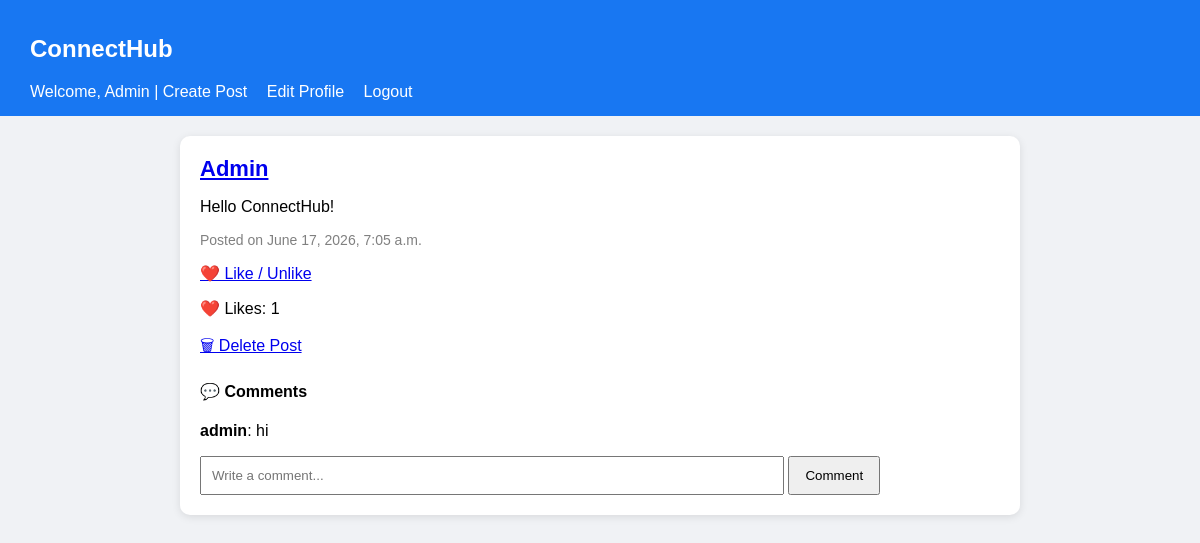
The app's page / (signed in) with its own data.
### socialapp/models.py (models this page shows, shortened)
class Post(models.Model):
    user = models.ForeignKey(User, on_delete=models.CASCADE)
    content = models.TextField()
    image = models.ImageField(
        upload_to='post_images/',
        blank=True,
        null=True
    )
    created_at = models.DateTimeField(auto_now_add=True)

class Comment(models.Model):
    post = models.ForeignKey(
        Post,
        on_delete=models.CASCADE,
        related_name='comments'
    )
    user = models.ForeignKey(User, on_delete=models.CASCADE)
    content = models.TextField()
    created_at = models.DateTimeField(auto_now_add=True)

### socialapp/views.py (the view)
# urls.py: path('', views.home, name='home'),
def home(request):
    posts = Post.objects.all().order_by('-created_at')
    return render(request, 'home.html', {'posts': posts})

### templates/home.html (shortened to what this page needs)
{% load static %}
<!DOCTYPE html>
<html lang="en">
<head>
</head>
<body>
    <div class="navbar">
        <h2>ConnectHub</h2>
        {% if user.is_authenticated %}
            Welcome, {{ user.username }} |
            <a href="/create-post/">Create Post</a>
            <a href="/edit-profile/">Edit Profile</a>
            <a href="/logout/">Logout</a>
        {% else %}
            <a href="/login/">Login</a>
            <a href="/register/">Register</a>
        {% endif %}
    </div>
    <div class="container">
        {% for post in posts %}
            <div class="post-card">
                <div class="username">
                    <a href="/profile/{{ post.user.id }}/">
                        {{ post.user.username }}
                    </a>
                </div>
                <p>{{ post.content }}</p>
                <p class="date">
                    Posted on {{ post.created_at }}
                </p>
                {% if user.is_authenticated %}
                    <p>
                        <a href="/like/{{ post.id }}/">
                            ❤️ Like / Unlike
                        </a>
                    </p>
                {% endif %}
                <p>
                    ❤️ Likes: {{ post.like_set.count }}
                </p>
                {% if user == post.user %}
                <p>
                <a href="/delete-post/{{ post.id }}/"
                onclick="return confirm('Delete this post?')">
                 🗑 Delete Post
                </a>
                </p>
            {% endif %}
                <h4>💬 Comments</h4>
                {% for comment in post.comments.all %}
                    <p>
                        <strong>{{ comment.user.username }}</strong>:
                        {{ comment.content }}
                    </p>
                {% empty %}
                    <p>No comments yet.</p>
                {% endfor %}
                {% if user.is_authenticated %}
                    <form method="POST" action="/comment/{{ post.id }}/">
                        <input
                            type="text"
                            name="content"
                            placeholder="Write a comment..."
                            required
                        >
                        <button type="submit">
                            Comment
                        </button>
                    </form>
                {% endif %}
            </div>
        {% empty %}
            <p>No posts yet.</p>
        {% endfor %}
    </div>
</body>
</html>

### templates/home.html (style rules this page uses)
body { font-family: Arial, sans-serif; background: #f0f2f5; margin: 0; padding: 0; }
.navbar { background: #1877f2; color: white; padding: 15px 30px; }
.navbar a { color: white; text-decoration: none; margin-right: 15px; }
.container { width: 70%; margin: 20px auto; }
.post-card { background: white; padding: 20px; margin-bottom: 20px; border-radius: 10px; box-shadow: 0px 2px 8px rgba(0,0,0,0.1); }
input[type="text"] { width: 70%; padding: 10px; }
button { padding: 10px 15px; cursor: pointer; }
.username { font-size: 22px; font-weight: bold; }
.date { color: gray; font-size: 14px; }

### records on screen
Post: user.username "Admin", content "Hello ConnectHub!", created_at "June 17, 2026, 7:05 a.m.", like_set.count "1"
Comment: user.username "admin", content "hi"

### other values on screen
{{ user.username }} "Admin"
